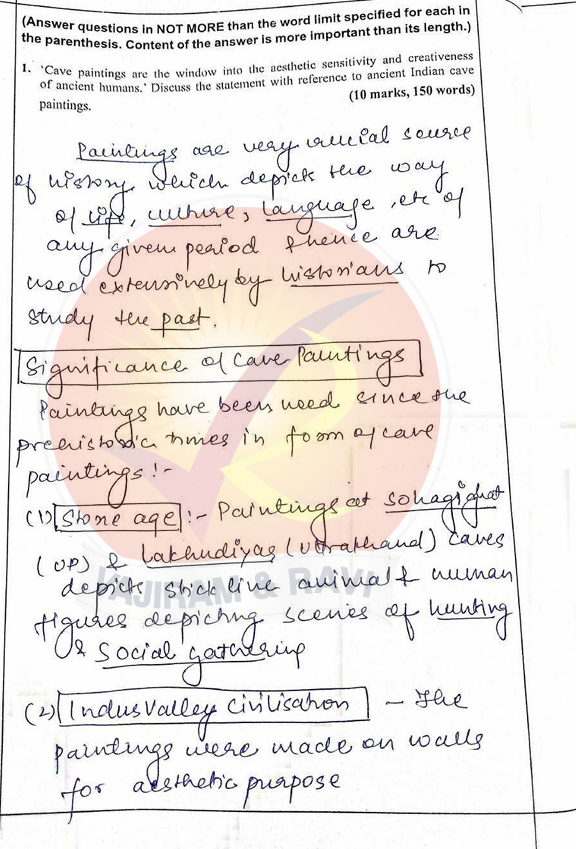
#> input picture page1.jpg, 576 x 849 px
$ python parallel_grader.py
#> lines starting #> are read from the running program, lines starting #| are printed output that depends on the picture
import os
import time
from concurrent.futures import ThreadPoolExecutor
from dotenv import load_dotenv
from google import genai
from PIL import Image

load_dotenv()
client = genai.Client(api_key=os.getenv("GEMINI_API_KEY"))

# The Professional Prompt (including your improvement ideas)
SYSTEM_PROMPT = """
Analyze this exam page.
1. Provide a SCORE (1-10) for: Clarity, Argumentation, Evidence.
2. Provide INLINE FEEDBACK for specific sentences.
3. FLUFF CHECK: Flag if the student is repeating words just to fill space.
4. BIAS CHECK: Ensure you aren't docking points for bad handwriting if the logic is sound.
"""

def grade_single_page(image_info):
#> called with image_info = ('Page 1', 'page1.jpg')
    page_name, path = image_info
    print(f"🚀 Starting {page_name}...")
    img = Image.open(path)
#> img is the input picture: PIL image 576x849 RGBA; mean R, G, B, A 237.1, 232.2, 229.1, 255

    # We use the Gemini 3 model for speed
    response = client.models.generate_content(
        model="gemini-3-flash-preview",
        config={'system_instruction': SYSTEM_PROMPT},
        contents=[img]
    )
    return f"--- {page_name} REPORT ---\n{response.text}"

# List of your images
images_to_grade = [
    ("Page 1", "page1.jpg"),
    ("Page 2", "page2.jpg"),
    ("Page 3", "page3.jpg")
]

start_time = time.time()

# This is the "Magic" part that runs them all at once
with ThreadPoolExecutor(max_workers=3) as executor:
    results = list(executor.map(grade_single_page, images_to_grade))
#> call 2 of grade_single_page, with image_info = ('Page 2', 'page2.jpg')
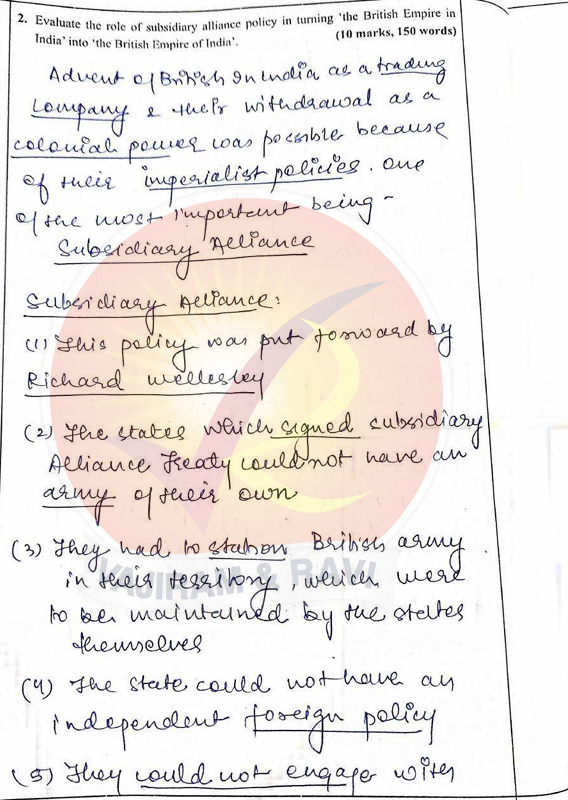
#> input picture page2.jpg, 568 x 800 px
#> in grade_single_page, img is the input picture: PIL image 568x800 RGBA; mean R, G, B, A 238.2, 233, 229.8, 255
#> call 3 of grade_single_page, with image_info = ('Page 3', 'page3.jpg')
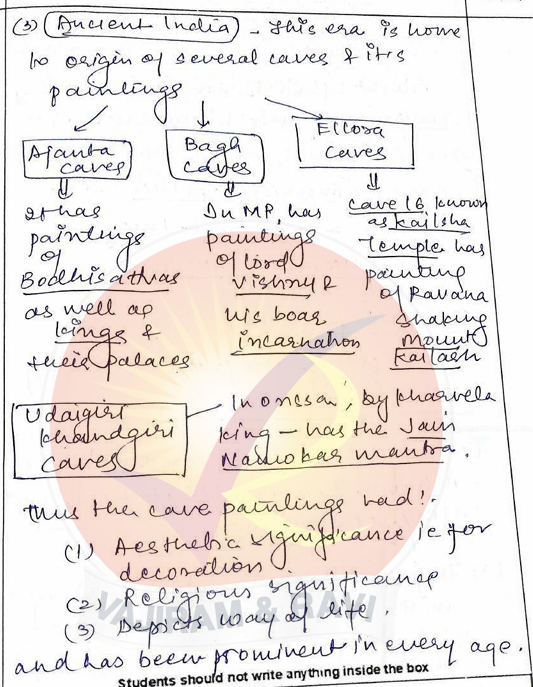
#> input picture page3.jpg, 533 x 687 px
#> in grade_single_page, img is the input picture: PIL image 533x687 RGBA; mean R, G, B, A 234.8, 228.2, 224.1, 255

end_time = time.time()

for report in results:
    print(report)

print(f"\n✅ TOTAL TIME: {end_time - start_time:.2f} seconds")
